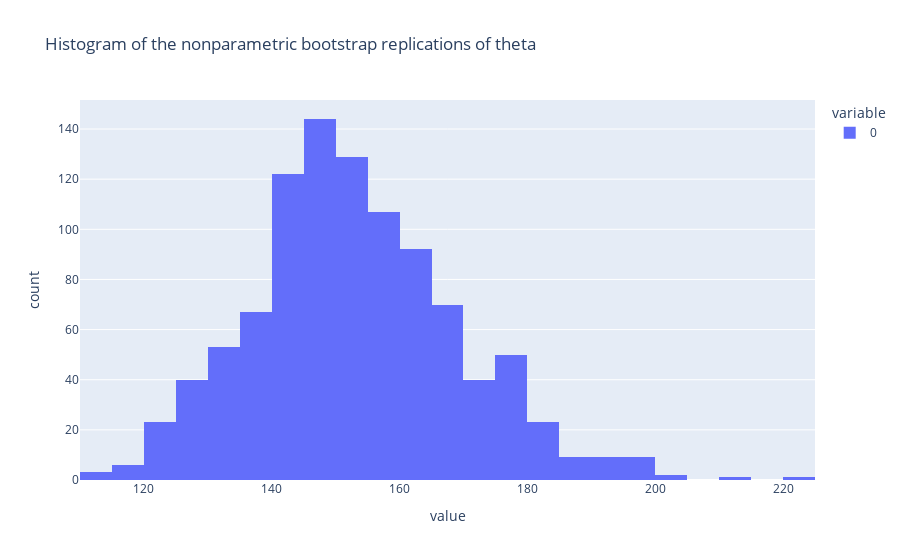

The code cell stored with this chart in its notebook:
### Code cell
px.histogram(nonparam_bootstrap_estimations,
             title = 'Histogram of the nonparametric bootstrap replications of theta')

### Figure 1 — Plotly figure (JSON) as saved in the notebook; plotly's stock layout.template omitted (floating-point values rounded to 4 significant figures; data arrays with more than 128 entries replaced by an {"elided": "..."} marker saying what was removed)
{"data": [{"alignmentgroup": "True", "bingroup": "x", "hovertemplate": "variable=0<br>value=%{x}<br>count=%{y}<extra></extra>", "legendgroup": "0", "marker": {"color": "#636efa", "pattern": {"shape": ""}}, "name": "0", "offsetgroup": "0", "orientation": "v", "showlegend": true, "x": {"elided": "1000 float values"}, "xaxis": "x", "yaxis": "y", "type": "histogram"}], "layout": {"xaxis": {"anchor": "y", "domain": [0.0, 1.0], "title": {"text": "value"}}, "yaxis": {"anchor": "x", "domain": [0.0, 1.0], "title": {"text": "count"}}, "legend": {"title": {"text": "variable"}, "tracegroupgap": 0}, "title": {"text": "Histogram of the nonparametric bootstrap replications of theta"}, "barmode": "relative"}}
